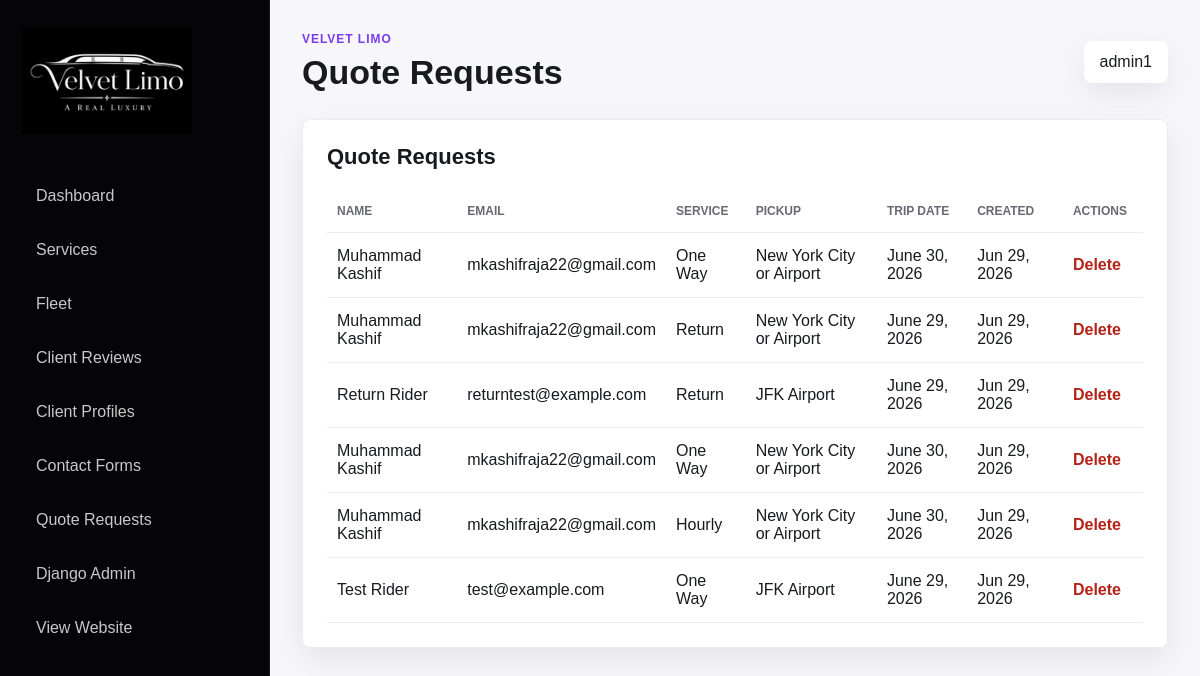
/dashboard/main/quote-requests/ (signed in), run on an earlier commit of the app's database.
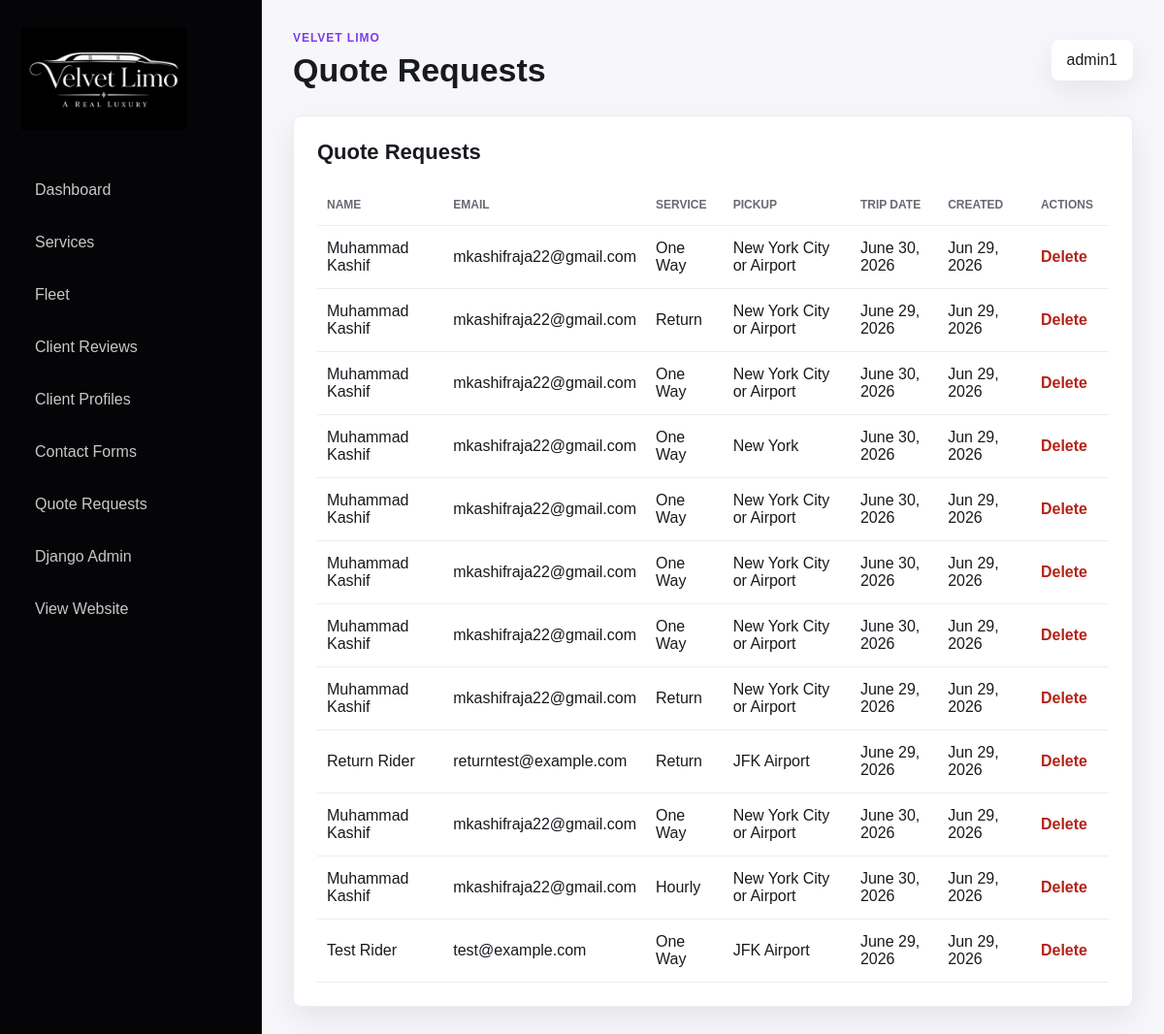
And on a later commit of the database.
### main/models.py (models this page shows, shortened)
class QuoteRequest(models.Model):
    SERVICE_ONE_WAY = 'one_way'
    SERVICE_RETURN = 'return'
    SERVICE_HOURLY = 'hourly'
    SERVICE_TYPE_CHOICES = [
        (SERVICE_ONE_WAY, 'One Way'),
        (SERVICE_RETURN, 'Return'),
        (SERVICE_HOURLY, 'Hourly'),
    ]
    user = models.ForeignKey(
        settings.AUTH_USER_MODEL,
        on_delete=models.SET_NULL,
        null=True,
        blank=True,
        related_name='quote_requests',
    )
    full_name = models.CharField(max_length=255)
    email = models.EmailField()
    phone = models.CharField(max_length=30)
    service_type = models.CharField(max_length=20, choices=SERVICE_TYPE_CHOICES, default=SERVICE_ONE_WAY)
    pickup = models.CharField(max_length=255)
    dropoff = models.CharField(max_length=255, blank=True)
    stop = models.CharField(max_length=255, blank=True)
    trip_date = models.DateField()
    trip_time = models.TimeField()
    riders = models.PositiveIntegerField(default=1)
    return_date = models.DateField(null=True, blank=True)
    return_time = models.TimeField(null=True, blank=True)
    return_pickup = models.CharField(max_length=255, blank=True)
    hours = models.PositiveIntegerField(null=True, blank=True)
    hourly_area = models.CharField(max_length=255, blank=True)
    hourly_notes = models.TextField(blank=True)
    created_at = models.DateTimeField(auto_now_add=True)
    class Meta:
        ordering = ['-created_at']

### dashboard/views.py (the view)
# urls.py: path('main/quote-requests/', views.quote_request_list, name='dashboard_quote_requests'),
@staff_member_required(login_url='admin:login')
def quote_request_list(request):
    quote_requests = QuoteRequest.objects.select_related('user').order_by('-created_at')
    return render(request, 'dashboard/quote_request_list.html', {'quote_requests': quote_requests})

### main/context_processors.py (called while the page is built)
def google_maps_api_key(request):
    return {
        'GOOGLE_MAPS_API_KEY': getattr(settings, 'GOOGLE_MAPS_API_KEY', ''),
        'USE_GOOGLE_MAPS_API': getattr(settings, 'USE_GOOGLE_MAPS_API', False),
    }

### templates/dashboard/quote_request_list.html
{% extends 'dashboard/base.html' %}
{% block dashboard_title %}Quote Requests{% endblock %}
{% block dashboard_content %}
<section class="dashboard-panel">
	<div class="dashboard-panel-head">
		<h2>Quote Requests</h2>
	</div>
	<table class="dashboard-table">
		<thead>
			<tr>
				<th>Name</th>
				<th>Email</th>
				<th>Service</th>
				<th>Pickup</th>
				<th>Trip Date</th>
				<th>Created</th>
				<th>Actions</th>
			</tr>
		</thead>
		<tbody>
			{% for quote_request in quote_requests %}
			<tr>
				<td>{{ quote_request.full_name }}</td>
				<td>{{ quote_request.email }}</td>
				<td>{{ quote_request.get_service_type_display }}</td>
				<td>{{ quote_request.pickup }}</td>
				<td>{{ quote_request.trip_date }}</td>
				<td>{{ quote_request.created_at|date:"M d, Y" }}</td>
				<td>
					<a class="dashboard-danger-link" href="{% url 'dashboard_quote_request_delete' quote_request.id %}">Delete</a>
				</td>
			</tr>
			{% empty %}
			<tr><td colspan="7">No quote requests found.</td></tr>
			{% endfor %}
		</tbody>
	</table>
</section>
{% endblock %}

### templates/dashboard/base.html (shortened to what this page needs)
{% load static %}
<!doctype html>
<html lang="en">
	<head>
		<link rel="stylesheet" href="{% static 'assets/css/dashboard.css' %}" />
	</head>
	<body>
		<div class="dashboard-shell">
			<aside class="dashboard-sidebar">
				<a class="dashboard-brand" href="{% url 'dashboard_home' %}">
					<img src="{% static 'assets/imgs/template/velvet-logo.png' %}" alt="Velvet Limo" />
				</a>
				<nav class="dashboard-nav">
					<a href="{% url 'dashboard_home' %}">Dashboard</a>
					<a href="{% url 'dashboard_services' %}">Services</a>
					<a href="{% url 'dashboard_fleet' %}">Fleet</a>
					<a href="{% url 'dashboard_client_reviews' %}">Client Reviews</a>
						<a href="{% url 'dashboard_client_profiles' %}">Client Profiles</a>
						<a href="{% url 'dashboard_contact_forms' %}">Contact Forms</a>
						<a href="{% url 'dashboard_quote_requests' %}">Quote Requests</a>
					<a href="{% url 'admin:index' %}">Django Admin</a>
					<a href="{% url 'home' %}">View Website</a>
				</nav>
			</aside>
			<main class="dashboard-main">
				<header class="dashboard-topbar">
					<div>
						<p class="dashboard-eyebrow">Velvet Limo</p>
						<h1>{% block dashboard_title %}Dashboard{% endblock %}</h1>
					</div>
					<div class="dashboard-user">
						<span>{{ request.user.get_username }}</span>
					</div>
				</header>
				{% block dashboard_content %}{% endblock %}
			</main>
		</div>
	</body>
</html>

### static/assets/css/dashboard.css (style rules this page uses)
* { box-sizing: border-box; }
body { background: #0d0b12; color: #181a1f; font-family: Arial, Helvetica, sans-serif; margin: 0; }
a { color: inherit; text-decoration: none; }
.dashboard-shell { display: flex; min-height: 100vh; }
.dashboard-sidebar { background: #050507; border-right: 1px solid rgba(255, 255, 255, 0.08); color: #ffffff; flex: 0 0 270px; padding: 28px 22px; }
.dashboard-brand { display: block; margin-bottom: 36px; }
.dashboard-brand img { max-width: 170px; }
.dashboard-nav { display: grid; gap: 10px; }
.dashboard-nav a { border-radius: 8px; color: rgba(255, 255, 255, 0.78); padding: 13px 14px; }
.dashboard-main { background: #f7f7fb; flex: 1; padding: 32px; }
.dashboard-topbar { align-items: center; display: flex; justify-content: space-between; margin-bottom: 28px; }
.dashboard-eyebrow { color: #7c3aed; font-size: 12px; font-weight: 700; letter-spacing: 0.08em; margin: 0 0 8px; text-transform: uppercase; }
.dashboard-topbar h1 { font-size: 34px; line-height: 1.1; margin: 0; }
.dashboard-user { background: #ffffff; border-radius: 8px; box-shadow: 0 10px 30px rgba(13, 11, 18, 0.08); padding: 12px 16px; }
.dashboard-stat, .dashboard-panel { background: #ffffff; border: 1px solid #ececf4; border-radius: 8px; box-shadow: 0 12px 32px rgba(13, 11, 18, 0.08); }
.dashboard-panel { padding: 24px; }
.dashboard-panel h2 { font-size: 22px; margin: 0 0 20px; }
.dashboard-panel-head { align-items: center; display: flex; justify-content: space-between; margin-bottom: 20px; }
.dashboard-panel-head h2 { margin-bottom: 0; }
.dashboard-table { border-collapse: collapse; width: 100%; }
.dashboard-table th, .dashboard-table td { border-bottom: 1px solid #ececf4; padding: 14px 10px; text-align: left; }
.dashboard-table th { color: #696974; font-size: 12px; text-transform: uppercase; }
.dashboard-table a { color: #7c3aed; font-weight: 700; margin-right: 12px; }
.dashboard-table .dashboard-danger-link { color: #b42318; }

What changed in the data, as far as the page shows it:
added QuoteRequest: full_name "Muhammad Kashif", email "mkashifraja22@gmail.com", service_type "One Way", pickup "New York City or Airport", trip_date "June 30, 2026", created_at "Jun 29, 2026"
added QuoteRequest: full_name "Muhammad Kashif", email "mkashifraja22@gmail.com", service_type "Return", pickup "New York City or Airport", trip_date "June 29, 2026", created_at "Jun 29, 2026"
added QuoteRequest: full_name "Muhammad Kashif", email "mkashifraja22@gmail.com", service_type "One Way", pickup "New York City or Airport", trip_date "June 30, 2026", created_at "Jun 29, 2026"
added QuoteRequest: full_name "Muhammad Kashif", email "mkashifraja22@gmail.com", service_type "One Way", pickup "New York", trip_date "June 30, 2026", created_at "Jun 29, 2026"
added QuoteRequest: full_name "Muhammad Kashif", email "mkashifraja22@gmail.com", service_type "One Way", pickup "New York City or Airport", trip_date "June 30, 2026", created_at "Jun 29, 2026"
added QuoteRequest: full_name "Muhammad Kashif", email "mkashifraja22@gmail.com", service_type "One Way", pickup "New York City or Airport", trip_date "June 30, 2026", created_at "Jun 29, 2026"
